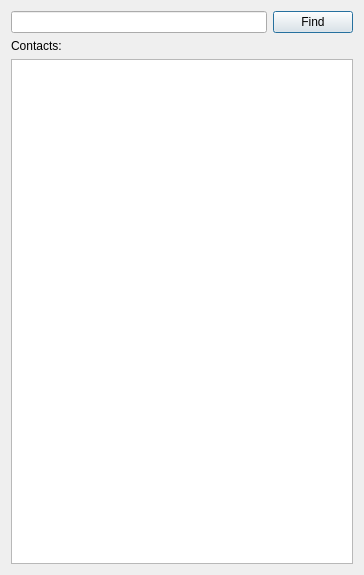
<?xml version="1.0" encoding="UTF-8"?>
<ui version="4.0">
 <class>dialog_contacts</class>
 <widget class="QDialog" name="dialog_contacts">
  <property name="geometry">
   <rect>
    <x>0</x>
    <y>0</y>
    <width>364</width>
    <height>575</height>
   </rect>
  </property>
  <property name="windowTitle">
   <string>Contacts</string>
  </property>
  <layout class="QVBoxLayout" name="verticalLayout_3">
   <item>
    <layout class="QVBoxLayout" name="verticalLayout_2">
     <item>
      <layout class="QHBoxLayout" name="horizontalLayout">
       <item>
        <widget class="QLineEdit" name="le_find_input"/>
       </item>
       <item>
        <widget class="QPushButton" name="pb_find_contact">
         <property name="text">
          <string>Find</string>
         </property>
        </widget>
       </item>
      </layout>
     </item>
     <item>
      <layout class="QVBoxLayout" name="verticalLayout">
       <item>
        <widget class="QLabel" name="l_contacts">
         <property name="text">
          <string>Contacts:</string>
         </property>
        </widget>
       </item>
       <item>
        <widget class="QListWidget" name="lw_contacts"/>
       </item>
      </layout>
     </item>
    </layout>
   </item>
  </layout>
 </widget>
 <resources/>
 <connections/>
</ui>
